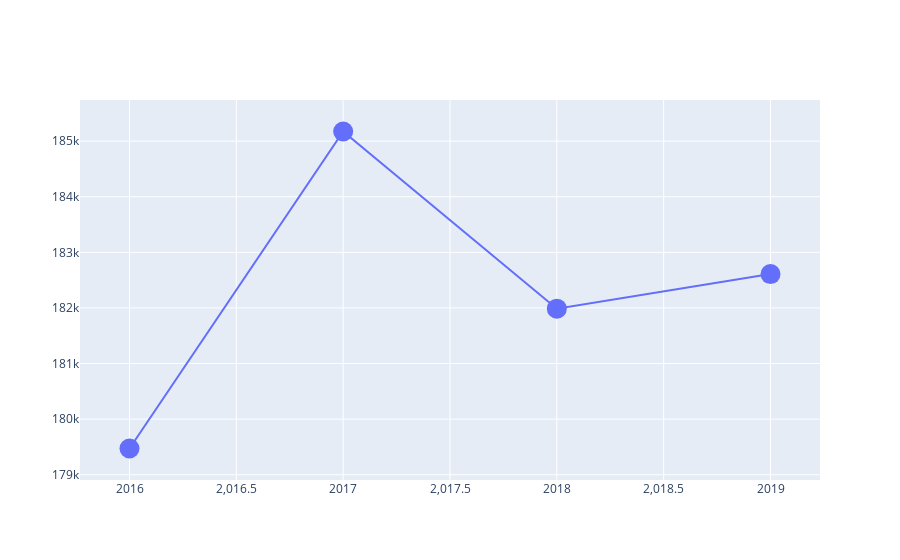

Here is the notebook cell this chart was saved with:
### Markdown cell above
### Trend of average sale prices

### Code cell
import plotly.graph_objects as go
train_cleaned_df.groupby('Yr Sold')['SalePrice'].mean()

fig = go.Figure(data=[go.Scatter(
    x=[2016,2017,2018,2019], y=np.round(train_cleaned_df.groupby('Yr Sold')['SalePrice'].mean()),
    marker_size=20)
])
fig.show()

### Figure 1 — Plotly figure (JSON) as saved in the notebook; plotly's stock layout.template omitted (floating-point values rounded to 4 significant figures)
{"data": [{"marker": {"size": 20}, "type": "scatter", "x": [2016, 2017, 2018, 2019], "y": [179472, 185174, 181987, 182609, 174241]}], "layout": {}}
